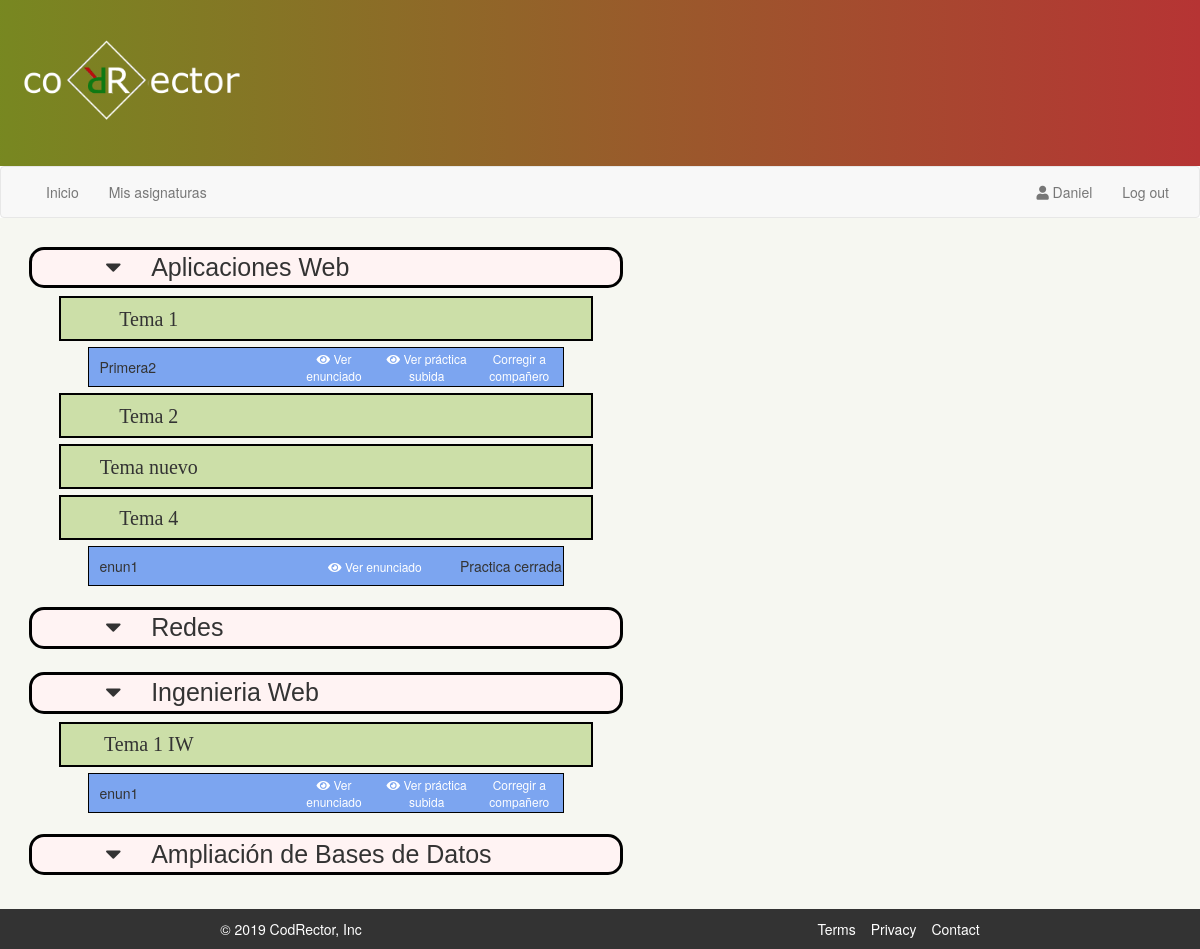
The page /menuAlumno.php (signed in) on the database its author committed.
### tables this page shows
CREATE TABLE `asignatura` (
  `idAsignatura` int(11) NOT NULL,
  `nombre` varchar(50) NOT NULL,
  `idProfesor` int(11) NOT NULL
);

CREATE TABLE `tema` (
  `idTema` int(11) NOT NULL,
  `nombre` varchar(50) NOT NULL,
  `idAsignatura` int(11) NOT NULL
);

CREATE TABLE `enunciado` (
  `idEnunciado` int(11) NOT NULL,
  `idTema` int(11) NOT NULL,
  `nombre` varchar(50) NOT NULL,
  `FechaInicio` date NOT NULL,
  `FechaFin` date NOT NULL,
  `entregaFinalizada` tinyint(1) NOT NULL
);

CREATE TABLE `practicas` (
  `idPractica` int(11) NOT NULL,
  `idTema` int(11) NOT NULL,
  `nombre` varchar(50) NOT NULL,
  `idAlumno` int(11) NOT NULL,
  `idEnunciado` int(11) NOT NULL,
  `Nota` double(4,2) NOT NULL
);

### includes/Usuario.php (called while the page is built, shortened)
<?php
class Usuario
{
    protected function pasarACorreccion($fechaComp){
        $fecha_actual = date("Y-m-d",time());
        if($fecha_actual > $fechaComp){
            return false;
        }
        else{
            return true;
        }
    }
    protected function isRotada($idEnunciado){
        $app = Aplicacion::getSingleton();
        $conn = $app->conexionBd();
        $query = sprintf(" SELECT * FROM `correccionalumno` c WHERE c.idEnunciado = $idEnunciado ");
        $rs = $conn->query($query) or die("No se ha podido ver si esta rotada o no...");
        if ( $rs->num_rows > 0 ){
            return true;
        }
        return false;
    }
}

### includes/correccionAlumno.php (called while the page is built, shortened)
<?php
	class CorreccionAlumno {
    public static function buscaCorrecionAlumno($idEnunciado,$idAlumno){
        $app = Aplicacion::getSingleton();
        $conn = $app->conexionBd();
        $query = sprintf("SELECT * FROM correccionalumno P WHERE P.idAlumnoCorrector = $idAlumno AND P.idEnunciado = $idEnunciado");
        $rs = $conn->query($query);
        $result = false;
        if ($rs) {
            if ( $rs->num_rows == 1) {
				$fila = $rs->fetch_assoc();
                $pract = new CorreccionAlumno($fila['Nota'], $fila['idAlumnoCorrector'],$fila['Comentario'], $fila['idPractica'], $fila['idEnunciado']);
                $pract->idCorreccionAlumno = $fila['idCorreccionAlumno'];
                $result = $pract;
            }
        }
        else {
            echo "1.Error al consultar la correcion de alumno en la BD: (" . $conn->errno . ") " . utf8_encode($conn->error);
            exit();
        }
        return $result;
    }
    public static function buscaNombrePractica($idCorreccionAlumno)
    {
        $app = Aplicacion::getSingleton();
        $conn = $app->conexionBd();
        $id = $_SESSION['id'];
        $query = sprintf("SELECT P.nombre FROM correccionalumno C, practicas P WHERE C.idAlumnoCorrector = $id AND C.idCorreccionAlumno = $idCorreccionAlumno AND C.idPractica = P.idPractica");
        $rs = $conn->query($query);
        $result = false;
        if ($rs) {
            if ( $rs->num_rows == 1) {
				$fila = $rs->fetch_assoc();
                $pract = $fila['nombre'];
                $result = $pract;
            }
        }
        else {
            echo "10.Error al consultar el nombre de la practica en la BD: (" . $conn->errno . ") " . utf8_encode($conn->error);
            exit();
        }
        return $result;
    }
    private $idPractica;
	private $idCorreccionAlumno;
    private function __construct($nota, $idAlumnoCorrector, $comentario, $idPractica, $idEnunciado)
    {
		$this->idPractica = $idPractica;
    }
    public function idPractica(){
        return $this->idPractica;
    }
    public function idCorreccionAlumno(){
        return $this->idCorreccionAlumno;
	}
	}

### includes/Alumno.php (the view, shortened to what this page needs)
<?php
class Alumno extends Usuario{
    public function generaContenido(){
        $app = Aplicacion::getSingleton();
        $conn = $app->conexionBd();
        $idAlumno = $_SESSION['id'];
        $rs = $this->asignaturasAlumno($idAlumno,$conn);
        $result = false;
        if ($rs->num_rows > 0) {
            echo '<div class="contenidoProfesor">';
            while ($fila = $rs->fetch_assoc()) {
                $idAsignatura=$fila['idAsignatura'];
                echo "<div class='asignatura' id='".$idAsignatura."'>";
                echo "<div class='asignaturaTitulo'>";
                echo "<div class='asignaturaNombre'>
                        <div class ='desplegable' ><icon></icon></div>
                        <div><span>".$fila['nombre']."</span></div>
                    </div>";
                echo "</div>";
                $rs_temas = $this->temasPorAsignatura($idAsignatura,$conn);
                while($temas = $rs_temas->fetch_assoc()){
                    echo "<div class='tema'><span class='temaTitulo'>".$temas['nombre']."</span></div>";
                    $idTema = $temas['idTema'];
                    $enunciados = $this->enunciadosPorTema($idTema, $conn);
                    while($enunciadosAlumnos = $enunciados->fetch_assoc()){
                        $idEnunciado = $enunciadosAlumnos['idEnunciado'];
                        $nombreEnunciado = $enunciadosAlumnos['nombre'];
                        $practicas=$this->practicasPorEnunciados($idEnunciado, $idAlumno, $conn);
                                echo "<div class='enunciado'> ";
                                echo "<span>".$enunciadosAlumnos['nombre']. "</span>";
                                echo "<div class='enlacesEnunciadoProfesor'>";
                                echo "<div class='optionAlumnos'>
                                        <a href='verEnunciado.php?idEnunciado=".$idEnunciado."&nombre=".$nombreEnunciado."'> <icon class='fas fa-eye'></icon> Ver enunciado </a>
                                    </div>";
                            $practicaAbierta =$this->pasarACorreccion($enunciadosAlumnos['FechaFin']);
                            $isRotada = Self::isRotada($idEnunciado);
                            if($practicas->num_rows == 0){
                                if(!$practicaAbierta){
                                        echo "<div class='eliminarEnunciado'>Practica cerrada </div>";
                                }
                            }
                            else{
                                while($practicasAlumnos = $practicas->fetch_assoc()){
                                    $idPractica = $practicasAlumnos['idPractica'];
                                    $nombrePractica=$practicasAlumnos['nombre'];
                                    echo "<div class='optionAlumnos'>
                                            <a  href = 'verPractica.php?idPractica=$idPractica&nombrePractica=$nombrePractica'> <icon class='fas fa-eye'></icon> Ver práctica subida </a>
                                        </div>";
                                    if(!$practicaAbierta){
                                        echo "<div class='optionAlumnos'>";
                                        $correccion = CorreccionAlumno::buscaCorrecionAlumno($idEnunciado, $_SESSION['id']);
                                        if($correccion){
                                            $idCorreccion = $correccion->idCorreccionAlumno();
                                            $nombre = $correccion->buscaNombrePractica($idCorreccion);
                                            $idPracticaACorregir=$correccion->idPractica();
                                            echo "<a href = 'corregirPracticaCompaniero.php?idCorreccion=$idCorreccion&idPractica=$idPracticaACorregir&nombrePractica=$nombre&idEnunciado=$idEnunciado'>Corregir a compañero</a>";
                                        }
                                        echo "</div>";
                                        }
                                    else {
                                        echo "<div class='optionAlumnos'>";
                                             echo "<div class='borrarPractica'><a href = 'borrarPractica.php?idPractica=$idPractica&idEnunciado=$idEnunciado'><icon class='fas fa-trash-alt'></icon> Borrar práctica  </a></div>";
                                        echo "</div>";
                                    }
                                }
                            }
                            echo "</div>";
                            echo "</div>";
                    }
                }
                echo "</div>";
            }
            echo "</div>";
        } else {
            echo "No tiene asignadas asignaturas";
        }
        return $result;
    }
    private function asignaturasAlumno($idAlumno,$conn){
        $query = sprintf("  SELECT a.nombre, a.idAsignatura
                            FROM alumnos_matriculados am, matriculados m,asignatura a
                            WHERE $idAlumno=am.idAlumno AND  am.idMatriculados=m.idMatriculados AND a.idAsignatura=m.idAsignatura");
        $rs = $conn->query($query);
        return $rs;
    }
    private function temasPorAsignatura($idAsignatura,$conn){
        $query_temas=sprintf("  SELECT t.nombre,t.idTema
                                FROM tema t
                                WHERE t.idAsignatura =  $idAsignatura   ");
        $rs_temas = $conn->query($query_temas);
        return $rs_temas;
    }
    private function practicasPorEnunciados($idEnunciado, $idAlumno, $conn){
        $query_practicas = sprintf("    SELECT pr.nombre, pr.idPractica, pr.idTema
                                        FROM practicas pr
                                        WHERE pr.idEnunciado=$idEnunciado AND pr.idAlumno = $idAlumno");
        $practicas = $conn->query($query_practicas);
        return $practicas;
    }
    private function enunciadosPorTema($idTema,$conn){
        $query_enunciados = sprintf("   SELECT *
                                        FROM enunciado e
                                        WHERE e.idTema =  $idTema");
        $rs_enunciados = $conn->query($query_enunciados);
        return $rs_enunciados;
    }
}

### menuAlumno.php (shortened to what this page needs)
<!DOCTYPE html>
<html lang = "es">
<head>
    <link rel="stylesheet" type="text/css" href="js/lib/bootstrap.min.css" >
    <link rel="stylesheet" href="https://use.fontawesome.com/releases/v5.8.2/css/all.css">
</head>
<body>
    <div id="contenedor">
        <?php require("includes/comun/cabecera.php"); ?>
        <div id="contenidoAsig">
                <?php
                $alumno = new Alumno();
                $alumno->generaContenido();
                ?>
        </div>
        <?php require("includes/comun/pie.php"); ?>
    </div>
</body>
</html>

### includes/comun/cabecera.php
<link rel="stylesheet" type="text/css" href="js/lib/bootstrap.min.css" >
<link rel="stylesheet" type="text/css" href="styles/estilo.css" >
<div id="cabecera">
    <div class="logoCabecera">
        <a href="menuCliente.php">
            <img src="images/codrector.png" alt="CodRector logo">
        </a>
    </div>
</div>
<nav class="navbar navbar-default">
  <div class="container-fluid">
    <div class="collapse navbar-collapse" id="bs-example-navbar-collapse-1">
      <ul class="nav navbar-nav navbar-left">
        <?php
                     echo ' <li><a href="index.php">Inicio</a></li> ';
                    if (isset($_SESSION["login"]) && ($_SESSION["login"] === true)) {
                            echo ' <li><a href="menuCliente.php">Mis asignaturas</a></li> ';
                    }
                ?>
      </ul>
      <ul class="nav navbar-nav navbar-right">
        <?php
                    if (isset($_SESSION["login"]) && ($_SESSION["login"] === true)) {
                            echo ' <li><a href ="menuCliente.php" class ="nick"><icon class="fas fa-user"></icon> '. $_SESSION["nick"] .'</a> </li>';
                            echo ' <li><a href="logout.php">Log out</a></li> ';
                    }
                    else {
                            echo ' <li><a href="login.php">Login</a></li> ';
                            echo ' <li><a href="registro.php">Registro</a></li> ';
                    }
                ?>
      </ul>
    </div>
  </div>
</nav>

### includes/comun/pie.php (shortened to what this page needs)
<div id="pie">
        <div>© 2019 CodRector, Inc</div>
        <div>
        <a href="legalidad.php">Terms</a>
        <a href="legalidad.php">Privacy</a>
        <a href="contacto.php">Contact</a>
    </div>
</div>

### styles/estilo.css (style rules this page uses)
body { margin: 0px; height:100%; width:100%; overflow: scroll; }
div#contenedor { width: 100%; height: 100%; display: flex; flex-direction:column; }
div#cabecera { padding: 10px; min-height: 130px; display: flex; justify-content: space-between; text-align: center; background: linear-gradient(to right, #6e7f11bd, rgb(182, 52, 52)); background-color: #6e7f11bd; }
div#cabecera .logoCabecera { align-self:flex-start; width: 20%; }
div#cabecera .logoCabecera a { width: 30%; height: 100%; }
div#cabecera .logoCabecera a img { margin: 4px; width: 100%; height: 100%; }
.navbar.navbar-default { margin-bottom: 0px; }
div#contenidoAsig { min-height: 400px; width: 100%; display: flex; align-items: center; text-align: center; background-color: rgb(246, 247, 241); }
div#contenidoAsig div.contenidoProfesor ,div#contenidoAsig div.contenidoAlumno { display: flex; height: 100%; width: 75%; padding: 20px; justify-content: space-between; text-align: center; flex-direction: column; align-items: flex-start; }
div#contenidoAsig div.contenidoProfesor div.asignatura,div#contenidoAsig div.contenidoAlumno div.asignatura { width: 70%; padding: 4px; margin: 5px; display: flex; flex-direction: column; justify-content: flex-start; align-items: center; }
div#contenidoAsig div.contenidoProfesor div.asignatura .asignaturaTitulo,div#contenidoAsig div.contenidoAlumno div.asignatura .asignaturaTitulo { width: 100%; min-height: 40px; border: 3px black solid; border-radius: 15px; background-color: rgb(255, 243, 243); display: flex; margin-bottom: 5px; justify-content: space-around; align-items: center; }
div#contenidoAsig div.contenidoProfesor div.asignatura .asignaturaTitulo div span { width:50%; margin-left: 30px; }
div#contenidoAsig div.contenidoProfesor div.asignatura .asignaturaTitulo .asignaturaNombre, div#contenidoAsig div.contenidoAlumno div.asignatura .asignaturaTitulo .asignaturaNombre { width: 75%; font-family: Impact, Haettenschweiler, 'Arial Narrow Bold', sans-serif; font-size: 25px; display: flex; justify-content: flex-start; }
div#contenidoAsig div.contenidoProfesor div.asignatura .tema, div#contenidoAsig div.contenidoAlumno div.asignatura .tema { width: 90%; min-height: 45px; padding-left: 10px; border: 2px black solid; margin-top: 5px; background-color: rgb(204, 223, 168); margin: 3px; display: flex; justify-content: space-between; align-items: center; }
div#contenidoAsig div.contenidoProfesor div.asignatura .tema .temaTitulo, div#contenidoAsig div.contenidoAlumno div.asignatura .tema .temaTitulo { width: 30%; font-size: 20px; font-family: fantasy; }
div#contenidoAsig div.contenidoProfesor div.asignatura .enunciado, div#contenidoAsig div.contenidoAlumno div.asignatura div.enunciado { width: 80%; min-height: 40px; padding-left: 10px; background-color: rgb(124, 165, 240); border: 1px black solid; margin-top: 5px; margin: 3px; display: flex; justify-content: space-between; align-items: center; }
div#contenidoAsig div.contenidoProfesor div.asignatura .enunciado .enlacesEnunciadoProfesor { width: 60%; min-height: 30px; margin-left: 6px; display: flex; justify-content: space-around; align-items: center; }
div.optionAlumnos { width: 60%; min-height: 30px; margin-left: 6px; display: flex; justify-content: space-around; align-items: center; }
div#contenidoAsig div.contenidoProfesor div.asignatura .enunciado .enlacesEnunciadoProfesor a { color: #ffffff; font-size: 12px; }
div#pie { min-height: 40px; width: 100%; display: flex; align-items: center; justify-content: space-around; background-color: #333; color: white; bottom: 0; }
div#pie a { text-decoration: none; color:white; margin-left: 15px; }
div#pie div { display: flex; justify-content: space-around; }

### rows shown on the page
asignatura: nombre "Aplicaciones Web"
tema: nombre "Tema 1"
enunciado: nombre "Primera2"
tema: nombre "Tema 2"
tema: nombre "Tema nuevo"
tema: nombre "Tema 4"
enunciado: nombre "enun1", entregaFinalizada "Practica cerrada"
asignatura: nombre "Redes"
asignatura: nombre "Ingenieria Web"
tema: nombre "Tema 1 IW"
enunciado: nombre "enun1"
asignatura: nombre "Ampliación de Bases de Datos"

### other values the page prints
$_SESSION["nick"] "Daniel"
